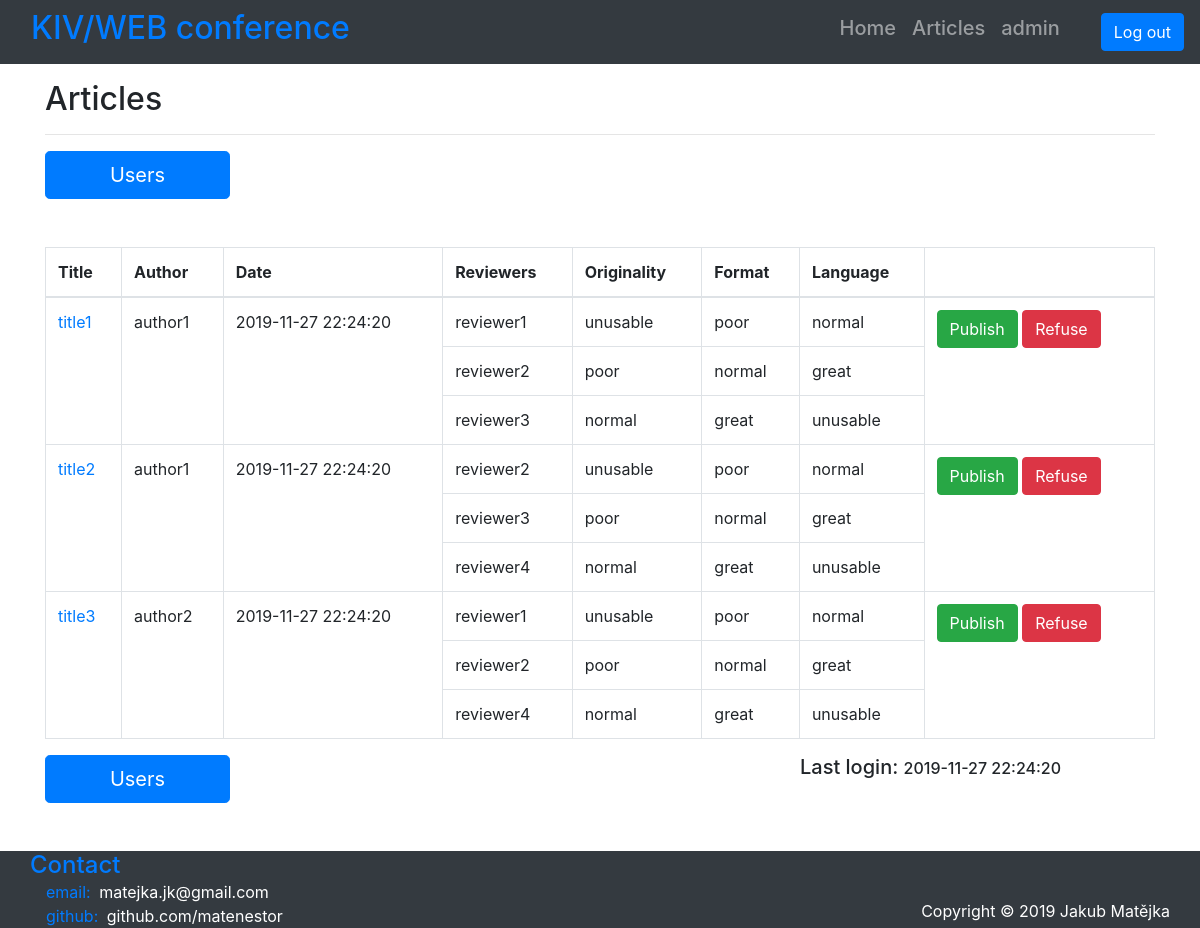
The app's page /index.php?page=user (signed in) with its own data.
### tables this page shows
CREATE TABLE IF NOT EXISTS `article` (
  `id_article` int(11) NOT NULL,
  `user_id_user` int(11) NOT NULL,
  `title` varchar(256) NOT NULL,
  `author` varchar(128) NOT NULL,
  `date` datetime NOT NULL DEFAULT current_timestamp(),
  `file` varchar(256) NOT NULL,
  `status` enum('reviewing','published','refused') NOT NULL DEFAULT 'reviewing',
  `abstract` text NOT NULL
);

CREATE TABLE IF NOT EXISTS `user` (
  `id_user` int(11) NOT NULL,
  `username` varchar(32) NOT NULL,
  `first_name` varchar(32) DEFAULT NULL,
  `last_name` varchar(32) DEFAULT NULL,
  `role` enum('admin','reviewer','author') NOT NULL DEFAULT 'author',
  `last_login` datetime NOT NULL DEFAULT current_timestamp(),
  `access` enum('ok','blocked') NOT NULL DEFAULT 'ok',
  `password` varchar(256) NOT NULL
);

CREATE TABLE IF NOT EXISTS `review` (
  `id_review` int(11) NOT NULL,
  `user_id_user` int(11) DEFAULT NULL,
  `article_id_article` int(11) NOT NULL,
  `originality` enum('unusable','poor','normal','great') DEFAULT NULL,
  `format` enum('unusable','poor','normal','great') DEFAULT NULL,
  `language` enum('unusable','poor','normal','great') DEFAULT NULL,
  `comment` text DEFAULT NULL
);

### app/Controllers/ABaseController.php (called while the page is built, shortened)
<?php
abstract class ABaseController {
    protected function getView($view, $title, $data=null) {
        require APP_PATH.DIR_VIEWS.LAYOUT.EXT_VIEW;
        $template = ob_get_clean();
        return $template;
    }
    public function getContent($view, $data) {
        require APP_PATH.DIR_VIEWS.$view.EXT_VIEW;
    }
}

### app/Controllers/AdminController.php (called while the page is built, shortened)
<?php
class AdminController extends ABaseController {
    private $dbUser;
    private $dbReview;
    public function __construct() {
        $this->view = "AdminArticlesView";
        $this->title = "Admin";
        $this->dbUser = new UserModel();
        $this->dbReview = new ReviewsModel();
    }
    public function process() {
        $this->composeData();
        $this->show();
    }
    private function composeData() {
        if ($this->view == "AdminArticlesView") {
            $this->composeDataArticles();
        }
        elseif ($this->view == "AdminUsersView") {
            $this->composeDataUsers();
        }
    }
    private function composeDataArticles() {
        global $login;
        $userName = $login->getLoginUserName();
        $attributes = $this->dbReview->getArticleAttributes();
        $reviews = $this->dbReview->getReviewsOfArticle();
        $all_reviewers = $this->dbUser->getAllReviewers();
        foreach ($attributes as $idx => $atr) {
            $this->data["article".$idx]["attributes"] = $atr;
        }
        for ($i = 0, $j = 0; $i < count($reviews); $i+=3, $j++) {
            $this->data["article".$j]["reviews"]["rev1"] = $reviews[$i];
            $this->data["article".$j]["reviews"]["rev2"] = $reviews[$i+1];
            $this->data["article".$j]["reviews"]["rev3"] = $reviews[$i+2];
        }
        $this->data["all_revs"] = $all_reviewers;
        $this->data["last_login"] = $this->dbUser->getUserLastLogin($userName);
    }
    private function show() {
        $template = parent::getView(
            $this->view,
            $this->title,
            $this->data
        );
        return $template;
    }
}

### app/Controllers/UserController.php (called while the page is built, shortened)
<?php
class UserController extends ABaseController {
    private $dbUser;
    public function __construct() {
        $this->dbUser = new UserModel();
    }
    public function process() {
        global $login;
        $userName = $login->getLoginUserName();
        $userRole = $this->dbUser->getUserRole($userName);
        switch ($userRole) {
            case "admin":
                $controller = new AdminController();
                break;
        }
        $controller->process();
    }
}

### index.php (called while the page is built, shortened)
<?php
$router = new RouterService();
$router->route();

### app/Models/BaseModel.php (called while the page is built, shortened)
<?php
class BaseModel {
    private $pdo;
    public function __construct() {
        $this->pdo = $this->connectDB();
    }
    private function connectDB() {
        try {
            $pdo = new PDO("mysql:host=".DB_SERVER.";dbname=".DB_NAME, DB_USER, DB_PASS);
            $pdo->exec("set names utf8");
        }
        catch(PDOException $ex){
            die("Unable to connect to database. Please try again in a few minutes.");
        }
        return $pdo;
    }
    private function disconnectDB() {
        $this->pdo = null;
    }
    protected function executeQuery(string $query) {
        $stmt = $this->pdo->query($query);
        if ($stmt) {
            return $stmt;
        }
        else {
            $error = $this->pdo->errorInfo();
            echo $error[2];
            return null;
        }
    }
    protected function selectJoin(string $select, string $tableName1, string $tableName2,
                                  string $tableKey1, string $tableKey2, string $groupBy="", string $where="") {
        $query = "SELECT ".$select
                ." FROM ".$tableName1." JOIN ".$tableName2
                ." on ".$tableKey1." = ".$tableKey2
                .(($groupBy=="") ? "" : " GROUP BY ".$groupBy)
                .(($where=="") ? "" : " WHERE ".$where);
        $result = $this->executeQuery($query);
        return $result->fetchAll();
    }
    protected function selectJoinLeftJoin(string $select, string $tableName1, string $tableName2, string $tableName3,
                                  string $tableKey1, string $tableKey2, string $tableKey3, string $tableKey4, string $where="") {
        $query = "SELECT ".$select
            ." FROM ".$tableName1
            ." JOIN ".$tableName2." on ".$tableKey1." = ".$tableKey2
            ." LEFT JOIN ".$tableName3." on ".$tableKey3." = ".$tableKey4;
        $result = $this->executeQuery($query);
        return $result->fetchAll();
    }
}

### app/Models/ReviewsModel.php (called while the page is built, shortened)
<?php
class ReviewsModel extends BaseModel {
    public function getArticleAttributes():array {
        $select = TABLE_ARTICLE.".id_article, ".TABLE_ARTICLE.".title, ".TABLE_ARTICLE.".author, ".TABLE_ARTICLE.".date, ".TABLE_ARTICLE.".file, ".TABLE_ARTICLE.".status";
        $tableKey1 = TABLE_ARTICLE.".id_article";
        $tableKey2 = TABLE_REVIEW.".article_id_article";
        $groupBy = TABLE_ARTICLE.".id_article";
        return parent::selectJoin($select, TABLE_ARTICLE, TABLE_REVIEW, $tableKey1, $tableKey2, $groupBy);
    }
    public function getReviewsOfArticle():array {
        $select = TABLE_USER.".username, ".TABLE_REVIEW.".originality, ".TABLE_REVIEW.".format, ".TABLE_REVIEW.".language, ".TABLE_REVIEW.".comment";
        $tableKey1 = TABLE_ARTICLE.".id_article";
        $tableKey2 = TABLE_REVIEW.".article_id_article";
        $tableKey3 = TABLE_USER.".id_user";
        $tableKey4 = TABLE_REVIEW.".user_id_user";
        return parent::selectJoinLeftJoin($select, TABLE_ARTICLE, TABLE_REVIEW, TABLE_USER, $tableKey1, $tableKey2, $tableKey3, $tableKey4);
    }
}

### app/Views/AdminArticlesView.phtml (the view, shortened to what this page needs)
<p class="h2">Articles</p>
<hr>
<div class="row justify-content-between mb-5 mx-auto">
    <a href="<?= INDEX."?page=user&sub_page=admin_users"?>" class="col-2 btn btn-primary btn-lg" role="button" aria-pressed="true">Users</a>
</div>
<div class="table-wrapper">
    <table class="table table-bordered">
        <thead>
        <tr>
            <th>Title</th>
            <th>Author</th>
            <th>Date</th>
            <th>Reviewers</th>
            <th>Originality</th>
            <th>Format</th>
            <th>Language</th>
            <th></th>
        </tr>
        </thead>
        <tbody>
        <?php foreach ($data as $key => $contribution): ?>
            <?php if (!is_array($contribution)) break; ?>
            <?php if (!isset($contribution["reviews"])) continue; ?>
            <tr>
                <td rowspan="3"><a href="<?= ROOT_PATH.FILES.$contribution["attributes"]["file"]; ?>" target="_blank"><?= $contribution["attributes"]["title"]; ?></a></td>
                <td rowspan="3"><?= $contribution["attributes"]["author"]; ?></td>
                <td rowspan="3"><?= $contribution["attributes"]["date"]; ?></td>
                <?php if ($contribution["reviews"]["rev1"]["username"] == null): ?>
                    <td>
                        <select id="<?= 'select_rev1'.$key ?>" class="custom-select btn">
                            <?php foreach ($data["all_revs"] as $reviewer): ?>
                                <?php if (!in_array($reviewer["username"], array(
                                    $contribution["reviews"]["rev1"]["username"],
                                    $contribution["reviews"]["rev2"]["username"],
                                    $contribution["reviews"]["rev3"]["username"]
                                ))): ?>
                                    <option value="<?= $reviewer["id_user"]; ?>"><?= $reviewer["username"]; ?></option>
                                <?php endif; ?>
                            <?php endforeach; ?>
                        </select>
                    </td>
                    <td colspan="3">
                        <form action="<?= INDEX ?>" method="post">
                            <input type="hidden" name="assign_review_on" value="<?= $contribution["attributes"]["id_article"] ?>" />
                            <button id="<?= 'submit_rev1'.$key ?>" type="submit" name="assign_review_to" onclick="setReviewerValue(1, '<?= $key ?>')" class="btn btn-outline-primary btn-block">Assign</button>
                        </form>
                    </td>
                <?php else: ?>
                    <td><span title="<?= $contribution["reviews"]["rev1"]["comment"] ?>"><?= $contribution["reviews"]["rev1"]["username"] ?></span></td>
                    <td><?= $contribution["reviews"]["rev1"]["originality"] ?></td>
                    <td><?= $contribution["reviews"]["rev1"]["format"] ?></td>
                    <td><?= $contribution["reviews"]["rev1"]["language"] ?></td>
                <?php endif; ?>
                <td rowspan="3">
                    <div>
                        <form action="<?= INDEX ?>" method="post">
                            <button type="submit" name="publish_article" value="<?= $contribution["attributes"]["id_article"] ?>" class="btn btn-success">Publish</button>
                            <button type="submit" name="refuse_article" value="<?= $contribution["attributes"]["id_article"] ?>" class="btn btn-danger">Refuse</button>
                        </form>
                    </div>
                </td>
            </tr>
            <tr>
                <?php if ($contribution["reviews"]["rev2"]["username"] == null): ?>
                    <td>
                        <select id="<?= 'select_rev2'.$key ?>" class="custom-select btn">
                            <?php foreach ($data["all_revs"] as $reviewer): ?>
                                <?php if (!in_array($reviewer["username"], array(
                                    $contribution["reviews"]["rev1"]["username"],
                                    $contribution["reviews"]["rev2"]["username"],
                                    $contribution["reviews"]["rev3"]["username"]
                                ))): ?>
                                    <option value="<?= $reviewer["id_user"]; ?>"><?= $reviewer["username"]; ?></option>
                                <?php endif; ?>
                            <?php endforeach; ?>
                        </select>
                    </td>
                    <td colspan="3">
                        <form action="<?= INDEX ?>" method="post">
                            <input type="hidden" name="assign_review_on" value="<?= $contribution["attributes"]["id_article"] ?>" />
                            <button id="<?= 'submit_rev2'.$key ?>" type="submit" name="assign_review_to" onclick="setReviewerValue(2, '<?= $key ?>')" class="btn btn-outline-primary btn-block">Assign</button>
                        </form>
                    </td>
                <?php else: ?>
                    <td><span title="<?= $contribution["reviews"]["rev2"]["comment"] ?>"><?= $contribution["reviews"]["rev2"]["username"] ?></span></td>
                    <td><?= $contribution["reviews"]["rev2"]["originality"] ?></td>
                    <td><?= $contribution["reviews"]["rev2"]["format"] ?></td>
                    <td><?= $contribution["reviews"]["rev2"]["language"] ?></td>
                <?php endif; ?>
            </tr>
            <tr>
                <?php if ($contribution["reviews"]["rev3"]["username"] == null): ?>
                    <td>
                        <select id="<?= 'select_rev3'.$key ?>" class="custom-select btn">
                            <?php foreach ($data["all_revs"] as $reviewer): ?>
                                <?php if (!in_array($reviewer["username"], array(
                                    $contribution["reviews"]["rev1"]["username"],
                                    $contribution["reviews"]["rev2"]["username"],
                                    $contribution["reviews"]["rev3"]["username"]
                                ))): ?>
                                    <option value="<?= $reviewer["id_user"]; ?>"><?= $reviewer["username"]; ?></option>
                                <?php endif; ?>
                            <?php endforeach; ?>
                        </select>
                    </td>
                    <td colspan="3">
                        <form action="<?= INDEX ?>" method="post">
                            <input type="hidden" name="assign_review_on" value="<?= $contribution["attributes"]["id_article"] ?>" />
                            <button id="<?= 'submit_rev3'.$key ?>" type="submit" name="assign_review_to" onclick="setReviewerValue(3, '<?= $key ?>')" class="btn btn-outline-primary btn-block">Assign</button>
                        </form>
                    </td>
                <?php else: ?>
                    <td><span title="<?= $contribution["reviews"]["rev3"]["comment"] ?>"><?= $contribution["reviews"]["rev3"]["username"] ?></span></td>
                    <td><?= $contribution["reviews"]["rev3"]["originality"] ?></td>
                    <td><?= $contribution["reviews"]["rev3"]["format"] ?></td>
                    <td><?= $contribution["reviews"]["rev3"]["language"] ?></td>
                <?php endif; ?>
            </tr>
        <?php endforeach; ?>
        </tbody>
    </table>
    <div class="row justify-content-between mb-5 mx-auto">
        <a href="<?= INDEX."?page=user&sub_page=admin_users"?>" class="col-2 btn btn-primary btn-lg" role="button" aria-pressed="true">Users</a>
        <p class="col-4 h5">Last login: <span class="h6"><?= $data["last_login"] ?></span></p>
    </div>
</div>

### records on screen
article: title "title1", author "author1", date "2019-11-27 22:24:20"
user: username "reviewer1"
review: originality "unusable", format "poor", language "normal"
user: username "reviewer2"
review: originality "poor", format "normal", language "great"
user: username "reviewer3"
review: originality "normal", format "great", language "unusable"
article: title "title2", author "author1", date "2019-11-27 22:24:20"
review: originality "unusable", format "poor", language "normal"
review: originality "poor", format "normal", language "great"
user: username "reviewer4"
review: originality "normal", format "great", language "unusable"
article: title "title3", author "author2", date "2019-11-27 22:24:20"
review: originality "unusable", format "poor", language "normal"
review: originality "poor", format "normal", language "great"
review: originality "normal", format "great", language "unusable"

### other values on screen
$login->getLoginUserName() "admin"
$data["last_login"] "2019-11-27 22:24:20"
